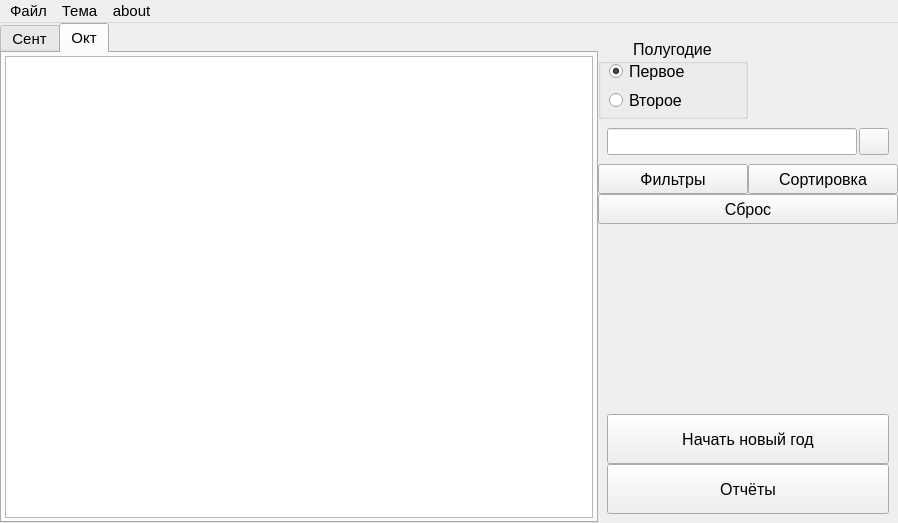
<?xml version="1.0" encoding="UTF-8"?>
<ui version="4.0">
 <class>MainWindow</class>
 <widget class="QMainWindow" name="MainWindow">
  <property name="geometry">
   <rect>
    <x>0</x>
    <y>0</y>
    <width>898</width>
    <height>521</height>
   </rect>
  </property>
  <property name="font">
   <font>
    <pointsize>11</pointsize>
   </font>
  </property>
  <property name="windowTitle">
   <string>Трекер рабочих часов</string>
  </property>
  <property name="styleSheet">
   <string notr="true"/>
  </property>
  <widget class="QWidget" name="centralwidget">
   <property name="layoutDirection">
    <enum>Qt::LeftToRight</enum>
   </property>
   <layout class="QGridLayout" name="gridLayout_3" rowstretch="1,0,0,0,0,11,0" columnstretch="9,3,0">
    <property name="leftMargin">
     <number>0</number>
    </property>
    <property name="topMargin">
     <number>0</number>
    </property>
    <property name="rightMargin">
     <number>0</number>
    </property>
    <property name="bottomMargin">
     <number>0</number>
    </property>
    <property name="spacing">
     <number>0</number>
    </property>
    <item row="6" column="1" colspan="2">
     <widget class="QFrame" name="control_frame">
      <layout class="QVBoxLayout" name="verticalLayout" stretch="0,0">
       <property name="spacing">
        <number>0</number>
       </property>
       <property name="sizeConstraint">
        <enum>QLayout::SetDefaultConstraint</enum>
       </property>
       <item>
        <widget class="QPushButton" name="btn_NewYear">
         <property name="minimumSize">
          <size>
           <width>150</width>
           <height>50</height>
          </size>
         </property>
         <property name="baseSize">
          <size>
           <width>150</width>
           <height>50</height>
          </size>
         </property>
         <property name="font">
          <font>
           <pointsize>12</pointsize>
          </font>
         </property>
         <property name="text">
          <string>Начать новый год</string>
         </property>
         <property name="iconSize">
          <size>
           <width>24</width>
           <height>24</height>
          </size>
         </property>
        </widget>
       </item>
       <item>
        <widget class="QPushButton" name="btn_Report">
         <property name="minimumSize">
          <size>
           <width>150</width>
           <height>50</height>
          </size>
         </property>
         <property name="baseSize">
          <size>
           <width>150</width>
           <height>50</height>
          </size>
         </property>
         <property name="font">
          <font>
           <pointsize>12</pointsize>
          </font>
         </property>
         <property name="text">
          <string>Отчёты</string>
         </property>
         <property name="iconSize">
          <size>
           <width>24</width>
           <height>24</height>
          </size>
         </property>
        </widget>
       </item>
      </layout>
     </widget>
    </item>
    <item row="1" column="1" colspan="2">
     <widget class="QGroupBox" name="groupB_radioBtns">
      <property name="minimumSize">
       <size>
        <width>150</width>
        <height>80</height>
       </size>
      </property>
      <property name="maximumSize">
       <size>
        <width>150</width>
        <height>80</height>
       </size>
      </property>
      <property name="font">
       <font>
        <pointsize>12</pointsize>
       </font>
      </property>
      <property name="styleSheet">
       <string notr="true"/>
      </property>
      <property name="title">
       <string>Полугодие</string>
      </property>
      <property name="alignment">
       <set>Qt::AlignHCenter|Qt::AlignTop</set>
      </property>
      <property name="flat">
       <bool>false</bool>
      </property>
      <property name="checkable">
       <bool>false</bool>
      </property>
      <widget class="QRadioButton" name="radioBtn_First">
       <property name="geometry">
        <rect>
         <x>11</x>
         <y>21</y>
         <width>76</width>
         <height>23</height>
        </rect>
       </property>
       <property name="font">
        <font>
         <pointsize>12</pointsize>
        </font>
       </property>
       <property name="text">
        <string>Первое</string>
       </property>
       <property name="checked">
        <bool>true</bool>
       </property>
      </widget>
      <widget class="QRadioButton" name="radioBtn_Second">
       <property name="geometry">
        <rect>
         <x>11</x>
         <y>50</y>
         <width>75</width>
         <height>23</height>
        </rect>
       </property>
       <property name="font">
        <font>
         <pointsize>12</pointsize>
        </font>
       </property>
       <property name="text">
        <string>Второе</string>
       </property>
      </widget>
     </widget>
    </item>
    <item row="2" column="1" colspan="2">
     <widget class="QFrame" name="seacrh_frame">
      <layout class="QHBoxLayout" name="horizontalLayout_2" stretch="3,1">
       <property name="spacing">
        <number>2</number>
       </property>
       <item>
        <widget class="QLineEdit" name="line_Search">
         <property name="sizePolicy">
          <sizepolicy hsizetype="Expanding" vsizetype="Minimum">
           <horstretch>0</horstretch>
           <verstretch>0</verstretch>
          </sizepolicy>
         </property>
         <property name="maximumSize">
          <size>
           <width>16777215</width>
           <height>30</height>
          </size>
         </property>
         <property name="font">
          <font>
           <pointsize>12</pointsize>
          </font>
         </property>
        </widget>
       </item>
       <item>
        <widget class="QPushButton" name="btn_Search">
         <property name="sizePolicy">
          <sizepolicy hsizetype="Expanding" vsizetype="Expanding">
           <horstretch>0</horstretch>
           <verstretch>1</verstretch>
          </sizepolicy>
         </property>
         <property name="minimumSize">
          <size>
           <width>24</width>
           <height>24</height>
          </size>
         </property>
         <property name="maximumSize">
          <size>
           <width>30</width>
           <height>30</height>
          </size>
         </property>
         <property name="text">
          <string/>
         </property>
         <property name="iconSize">
          <size>
           <width>24</width>
           <height>24</height>
          </size>
         </property>
        </widget>
       </item>
      </layout>
     </widget>
    </item>
    <item row="0" column="0" rowspan="7">
     <widget class="QTabWidget" name="tabW_Slides">
      <property name="minimumSize">
       <size>
        <width>500</width>
        <height>500</height>
       </size>
      </property>
      <property name="tabPosition">
       <enum>QTabWidget::North</enum>
      </property>
      <property name="currentIndex">
       <number>1</number>
      </property>
      <property name="elideMode">
       <enum>Qt::ElideNone</enum>
      </property>
      <property name="documentMode">
       <bool>false</bool>
      </property>
      <widget class="QWidget" name="tab">
       <attribute name="title">
        <string>Сент</string>
       </attribute>
       <layout class="QGridLayout" name="gridLayout_2">
        <property name="leftMargin">
         <number>3</number>
        </property>
        <property name="topMargin">
         <number>3</number>
        </property>
        <property name="rightMargin">
         <number>3</number>
        </property>
        <property name="bottomMargin">
         <number>3</number>
        </property>
        <property name="spacing">
         <number>3</number>
        </property>
        <item row="0" column="0">
         <widget class="QTableView" name="tableView_2"/>
        </item>
       </layout>
      </widget>
      <widget class="QWidget" name="tab_2">
       <attribute name="title">
        <string>Окт</string>
       </attribute>
       <layout class="QGridLayout" name="gridLayout" rowstretch="0">
        <property name="leftMargin">
         <number>3</number>
        </property>
        <property name="topMargin">
         <number>3</number>
        </property>
        <property name="rightMargin">
         <number>3</number>
        </property>
        <property name="bottomMargin">
         <number>3</number>
        </property>
        <property name="spacing">
         <number>3</number>
        </property>
        <item row="0" column="0">
         <widget class="QTableView" name="tableV_hours">
          <property name="styleSheet">
           <string notr="true">
                                                                 </string>
          </property>
         </widget>
        </item>
       </layout>
      </widget>
     </widget>
    </item>
    <item row="5" column="1">
     <spacer name="verticalSpacer">
      <property name="orientation">
       <enum>Qt::Vertical</enum>
      </property>
      <property name="sizeHint" stdset="0">
       <size>
        <width>20</width>
        <height>20</height>
       </size>
      </property>
     </spacer>
    </item>
    <item row="4" column="1" colspan="2">
     <widget class="QPushButton" name="btn_Default">
      <property name="sizePolicy">
       <sizepolicy hsizetype="Minimum" vsizetype="Expanding">
        <horstretch>0</horstretch>
        <verstretch>0</verstretch>
       </sizepolicy>
      </property>
      <property name="minimumSize">
       <size>
        <width>300</width>
        <height>30</height>
       </size>
      </property>
      <property name="font">
       <font>
        <pointsize>12</pointsize>
       </font>
      </property>
      <property name="text">
       <string>Сброс</string>
      </property>
      <property name="iconSize">
       <size>
        <width>24</width>
        <height>24</height>
       </size>
      </property>
     </widget>
    </item>
    <item row="0" column="2">
     <spacer name="verticalSpacer_2">
      <property name="orientation">
       <enum>Qt::Vertical</enum>
      </property>
      <property name="sizeType">
       <enum>QSizePolicy::Fixed</enum>
      </property>
      <property name="sizeHint" stdset="0">
       <size>
        <width>20</width>
        <height>12</height>
       </size>
      </property>
     </spacer>
    </item>
    <item row="3" column="1" colspan="2">
     <widget class="QFrame" name="filt_sort_frame">
      <layout class="QHBoxLayout" name="horizontalLayout">
       <property name="spacing">
        <number>0</number>
       </property>
       <property name="leftMargin">
        <number>0</number>
       </property>
       <property name="topMargin">
        <number>0</number>
       </property>
       <property name="rightMargin">
        <number>0</number>
       </property>
       <property name="bottomMargin">
        <number>0</number>
       </property>
       <item>
        <widget class="QPushButton" name="btn_Filt">
         <property name="minimumSize">
          <size>
           <width>60</width>
           <height>30</height>
          </size>
         </property>
         <property name="font">
          <font>
           <pointsize>12</pointsize>
          </font>
         </property>
         <property name="text">
          <string>Фильтры</string>
         </property>
         <property name="iconSize">
          <size>
           <width>24</width>
           <height>24</height>
          </size>
         </property>
        </widget>
       </item>
       <item>
        <widget class="QPushButton" name="btn_Sort">
         <property name="minimumSize">
          <size>
           <width>60</width>
           <height>30</height>
          </size>
         </property>
         <property name="font">
          <font>
           <pointsize>12</pointsize>
          </font>
         </property>
         <property name="text">
          <string>Сортировка</string>
         </property>
         <property name="iconSize">
          <size>
           <width>24</width>
           <height>24</height>
          </size>
         </property>
        </widget>
       </item>
      </layout>
     </widget>
    </item>
   </layout>
  </widget>
  <widget class="QMenuBar" name="menuBar">
   <property name="geometry">
    <rect>
     <x>0</x>
     <y>0</y>
     <width>898</width>
     <height>21</height>
    </rect>
   </property>
   <widget class="QMenu" name="menu_file">
    <property name="title">
     <string>Файл</string>
    </property>
    <addaction name="action_3"/>
    <addaction name="separator"/>
    <addaction name="action_4"/>
   </widget>
   <widget class="QMenu" name="menu_theme">
    <property name="title">
     <string>Тема</string>
    </property>
    <addaction name="light"/>
    <addaction name="dark"/>
   </widget>
   <widget class="QMenu" name="menu_about">
    <property name="title">
     <string>about</string>
    </property>
   </widget>
   <addaction name="menu_file"/>
   <addaction name="menu_theme"/>
   <addaction name="menu_about"/>
  </widget>
  <action name="light">
   <property name="text">
    <string>Светлая</string>
   </property>
  </action>
  <action name="dark">
   <property name="text">
    <string>Тёмная</string>
   </property>
  </action>
  <action name="action_3">
   <property name="text">
    <string>Открыть</string>
   </property>
  </action>
  <action name="action_4">
   <property name="text">
    <string>Печать</string>
   </property>
  </action>
 </widget>
 <resources>
  <include location="../resources.qrc"/>
  <include location="resources.qrc"/>
 </resources>
 <connections/>
</ui>
